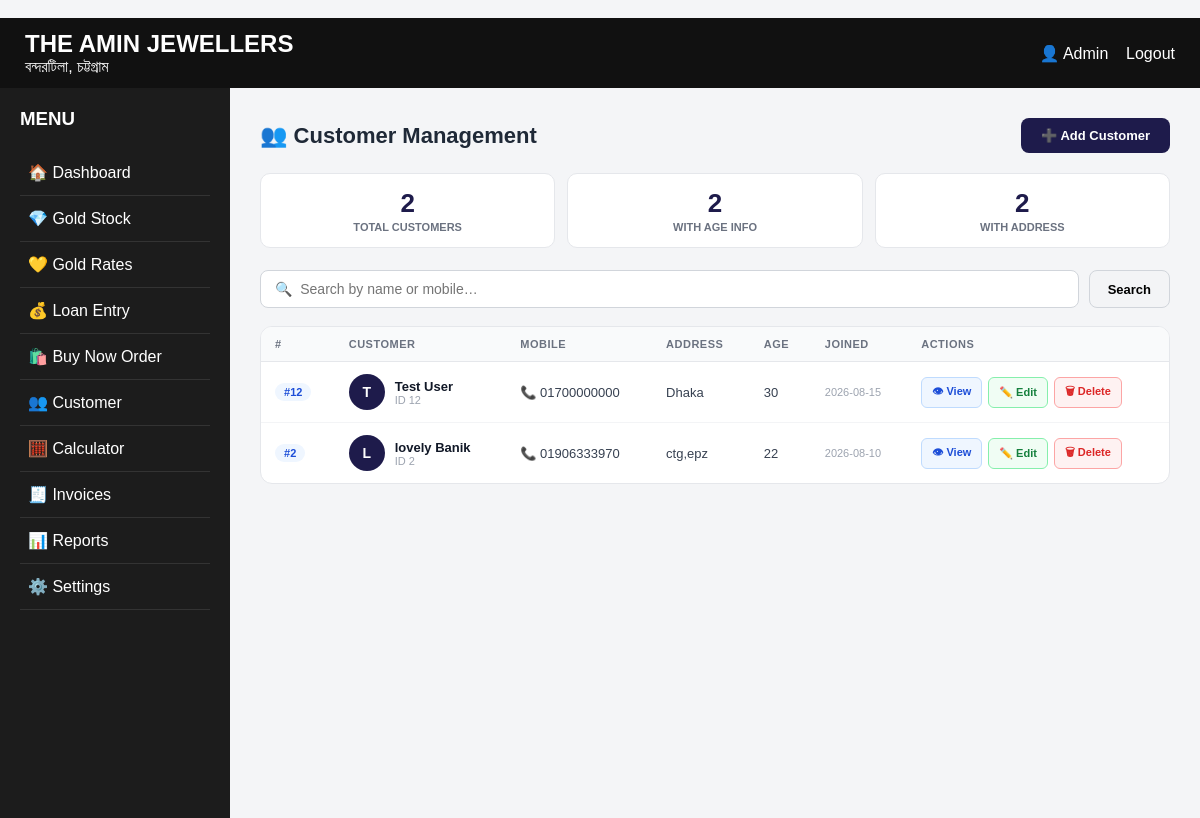
Before: /customers (signed in) with the older database file.
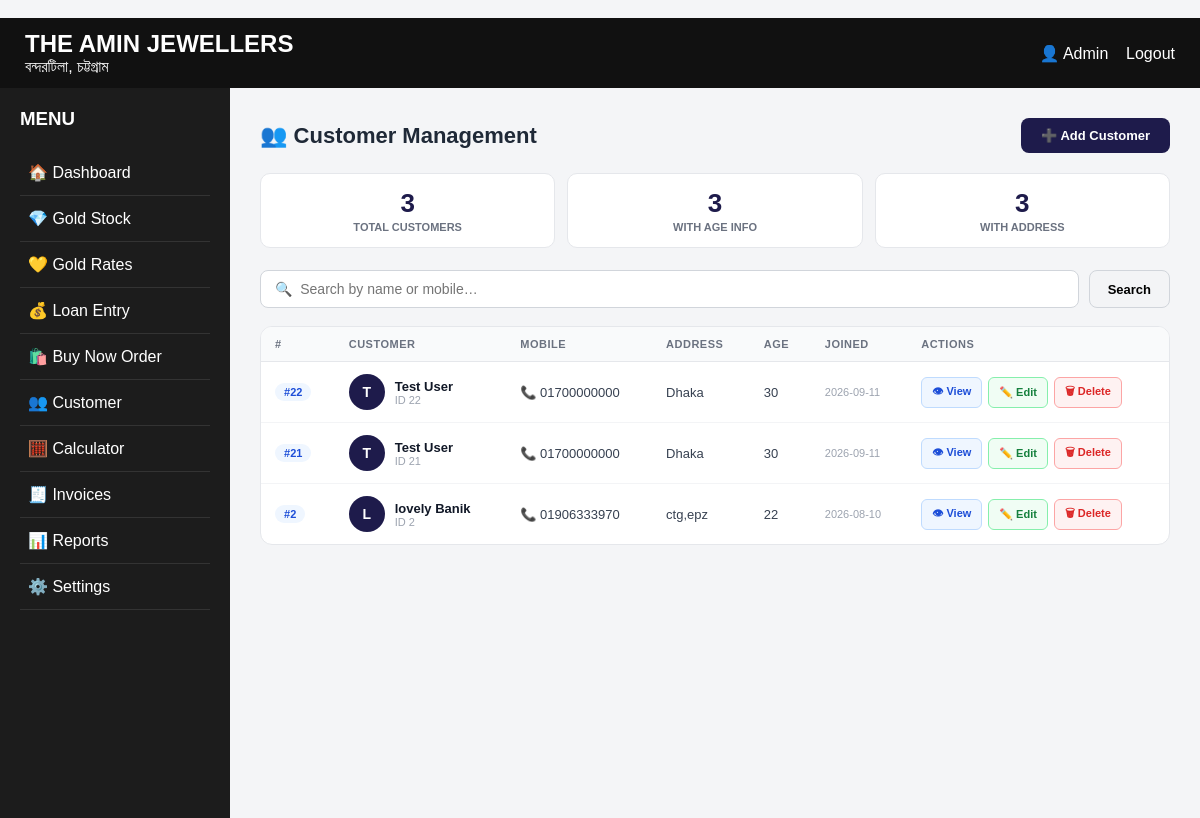
After: the same page with the newer database file.
### tables this page shows
CREATE TABLE customers (
            id INTEGER PRIMARY KEY AUTOINCREMENT,
            name TEXT NOT NULL,
            mobile TEXT NOT NULL,
            address TEXT,
            age INTEGER,
            created_at TIMESTAMP DEFAULT CURRENT_TIMESTAMP
        );

### app.py (the view)
@app.route("/customers")
@login_required
def customers():
    search = request.args.get("search", "").strip()
    conn = get_db()
    if search:
        customer_list = conn.execute("""
            SELECT *
            FROM customers
            WHERE name LIKE ?
               OR mobile LIKE ?
            ORDER BY id DESC
        """, (
            "%" + search + "%",
            "%" + search + "%"
        )).fetchall()
    else:
        customer_list = conn.execute("""
            SELECT *
            FROM customers
            ORDER BY id DESC
        """).fetchall()
    return render_template(
        "customer.html",
        customers=customer_list,
        search=search
    )

### app.py (called while the page is built)
def get_db():
    if "db" not in g:
        g.db = sqlite3.connect(DATABASE)
        g.db.row_factory = sqlite3.Row
    return g.db

def login_required(f):
    @wraps(f)
    def decorated_function(*args, **kwargs):
        if "user" not in session:
            return redirect("/")
        return f(*args, **kwargs)
    return decorated_function

### templates/customer.html (shortened to what this page needs)
﻿{% extends "base.html" %}
{% block content %}
<div class="cm-header">
  <h1>👥 Customer Management</h1>
  <button class="btn-primary" onclick="openAddModal()">➕ Add Customer</button>
</div>
<div class="cm-stats">
  <div class="cm-stat">
    <div class="num">{{ customers|length }}</div>
    <div class="lbl">{% if search %}Results{% else %}Total Customers{% endif %}</div>
  </div>
  <div class="cm-stat">
    <div class="num">{{ customers|selectattr('age')|list|length }}</div>
    <div class="lbl">With Age Info</div>
  </div>
  <div class="cm-stat">
    <div class="num">{{ customers|selectattr('address')|list|length }}</div>
    <div class="lbl">With Address</div>
  </div>
</div>
<form class="cm-bar" method="GET" action="{{ url_for('customers') }}">
  <input type="text" name="search" value="{{ search or '' }}" placeholder="🔍  Search by name or mobile…" autofocus>
  <button type="submit">Search</button>
</form>
<div class="cm-table-wrap">
  <table>
    <thead>
      <tr>
        <th>#</th>
        <th>Customer</th>
        <th>Mobile</th>
        <th>Address</th>
        <th>Age</th>
        <th>Joined</th>
        <th>Actions</th>
      </tr>
    </thead>
    <tbody>
      {% for c in customers %}
      <tr>
        <td><span class="badge badge-blue">#{{ c['id'] }}</span></td>
        <td>
          <div class="cust-cell">
            <div class="avatar">{{ c['name'][0]|upper }}</div>
            <div>
              <div class="cust-name">{{ c['name'] }}</div>
              <div class="cust-id">ID {{ c['id'] }}</div>
            </div>
          </div>
        </td>
        <td>📞 {{ c['mobile'] }}</td>
        <td>{{ c['address'] or '—' }}</td>
        <td>{{ c['age'] or '—' }}</td>
        <td style="font-size:11px; color:#9ca3af;">{{ c['created_at'][:10] if c['created_at'] else '—' }}</td>
        <td>
          <div class="action-row">
            <a href="{{ url_for('customer_profile', customer_id=c['id']) }}" class="btn-view">👁 View</a>
            <button class="btn-edit"
              onclick="openEditModal({{ c['id'] }}, '{{ c['name']|e }}', '{{ c['mobile']|e }}', '{{ (c['address'] or '')|e }}', '{{ c['age'] or '' }}')">
              ✏️ Edit
            </button>
            <form action="{{ url_for('delete_customer', customer_id=c['id']) }}" method="POST" style="display:inline"
                  onsubmit="return confirm('Delete {{ c['name']|e }}?')">
              <button type="submit" class="btn-del">🗑 Delete</button>
            </form>
          </div>
        </td>
      </tr>
      {% endfor %}
    </tbody>
  </table>
</div>
{% endblock %}

Changed rows visible on the page:
removed customers: id "12", name "T", name "Test User", mobile "01700000000", address "Dhaka", age "30", created_at "2026-08-15"
added customers: id "22", name "T", name "Test User", mobile "01700000000", address "Dhaka", age "30", created_at "2026-09-11"
added customers: id "21", name "T", name "Test User", mobile "01700000000", address "Dhaka", age "30", created_at "2026-09-11"
Other visible differences:
{{ customers|length }}: "2" → "3"
{{ customers|selectattr('age')|list|length }}: "2" → "3"
{{ customers|selectattr('address')|list|length }}: "2" → "3"
